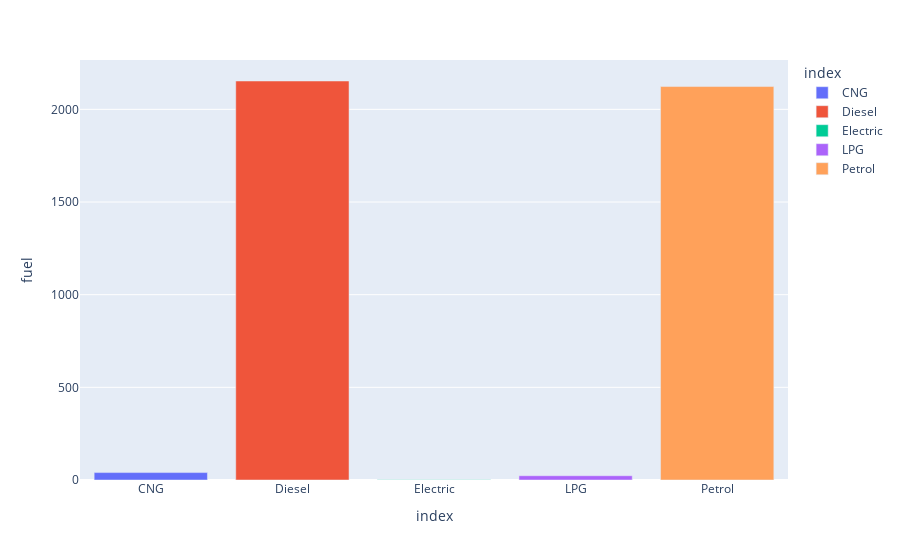

The code cell stored with this chart in its notebook:
### Code cell
b= df.groupby('fuel')['fuel'].count()
px.bar(b,x =b.index, y ='fuel',color = b.index)

### Figure 1 — Plotly figure (JSON) as saved in the notebook; plotly's stock layout.template omitted (floating-point values rounded to 4 significant figures)
{"data": [{"alignmentgroup": "True", "hovertemplate": "index=%{x}<br>fuel=%{y}<extra></extra>", "legendgroup": "CNG", "marker": {"color": "#636efa", "pattern": {"shape": ""}}, "name": "CNG", "offsetgroup": "CNG", "orientation": "v", "showlegend": true, "textposition": "auto", "type": "bar", "x": ["CNG"], "xaxis": "x", "y": [40], "yaxis": "y"}, {"alignmentgroup": "True", "hovertemplate": "index=%{x}<br>fuel=%{y}<extra></extra>", "legendgroup": "Diesel", "marker": {"color": "#EF553B", "pattern": {"shape": ""}}, "name": "Diesel", "offsetgroup": "Diesel", "orientation": "v", "showlegend": true, "textposition": "auto", "type": "bar", "x": ["Diesel"], "xaxis": "x", "y": [2153], "yaxis": "y"}, {"alignmentgroup": "True", "hovertemplate": "index=%{x}<br>fuel=%{y}<extra></extra>", "legendgroup": "Electric", "marker": {"color": "#00cc96", "pattern": {"shape": ""}}, "name": "Electric", "offsetgroup": "Electric", "orientation": "v", "showlegend": true, "textposition": "auto", "type": "bar", "x": ["Electric"], "xaxis": "x", "y": [1], "yaxis": "y"}, {"alignmentgroup": "True", "hovertemplate": "index=%{x}<br>fuel=%{y}<extra></extra>", "legendgroup": "LPG", "marker": {"color": "#ab63fa", "pattern": {"shape": ""}}, "name": "LPG", "offsetgroup": "LPG", "orientation": "v", "showlegend": true, "textposition": "auto", "type": "bar", "x": ["LPG"], "xaxis": "x", "y": [23], "yaxis": "y"}, {"alignmentgroup": "True", "hovertemplate": "index=%{x}<br>fuel=%{y}<extra></extra>", "legendgroup": "Petrol", "marker": {"color": "#FFA15A", "pattern": {"shape": ""}}, "name": "Petrol", "offsetgroup": "Petrol", "orientation": "v", "showlegend": true, "textposition": "auto", "type": "bar", "x": ["Petrol"], "xaxis": "x", "y": [2123], "yaxis": "y"}], "layout": {"barmode": "relative", "legend": {"title": {"text": "index"}, "tracegroupgap": 0}, "margin": {"t": 60}, "xaxis": {"anchor": "y", "categoryarray": ["CNG", "Diesel", "Electric", "LPG", "Petrol"], "categoryorder": "array", "domain": [0, 1], "title": {"text": "index"}}, "yaxis": {"anchor": "x", "domain": [0, 1], "title": {"text": "fuel"}}}}
